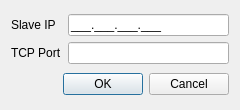
<?xml version="1.0" encoding="UTF-8"?>
<ui version="4.0">
 <class>SettingsModbusTCP</class>
 <widget class="QDialog" name="SettingsModbusTCP">
  <property name="geometry">
   <rect>
    <x>0</x>
    <y>0</y>
    <width>240</width>
    <height>110</height>
   </rect>
  </property>
  <property name="minimumSize">
   <size>
    <width>240</width>
    <height>110</height>
   </size>
  </property>
  <property name="maximumSize">
   <size>
    <width>240</width>
    <height>160</height>
   </size>
  </property>
  <property name="windowTitle">
   <string>Modbus TCP Settings</string>
  </property>
  <property name="windowIcon">
   <iconset>
    <normaloff>:/img/network-16.png</normaloff>:/img/network-16.png</iconset>
  </property>
  <property name="modal">
   <bool>true</bool>
  </property>
  <layout class="QVBoxLayout" name="verticalLayout">
   <item>
    <layout class="QGridLayout" name="gridLayout">
     <item row="1" column="0">
      <widget class="QLabel" name="lblSlaveIP">
       <property name="text">
        <string>Slave IP</string>
       </property>
      </widget>
     </item>
     <item row="2" column="0">
      <widget class="QLabel" name="lblTCPPort">
       <property name="text">
        <string>TCP Port</string>
       </property>
       <property name="alignment">
        <set>Qt::AlignLeading|Qt::AlignLeft|Qt::AlignVCenter</set>
       </property>
       <property name="buddy">
        <cstring>leTCPPort</cstring>
       </property>
      </widget>
     </item>
     <item row="2" column="1">
      <widget class="QLineEdit" name="leTCPPort">
       <property name="inputMask">
        <string/>
       </property>
       <property name="text">
        <string/>
       </property>
       <property name="maxLength">
        <number>5</number>
       </property>
      </widget>
     </item>
     <item row="1" column="1">
      <widget class="QLineEdit" name="leSlaveIP">
       <property name="inputMask">
        <string notr="true">999.999.999.999;_</string>
       </property>
      </widget>
     </item>
    </layout>
   </item>
   <item>
    <widget class="QDialogButtonBox" name="buttonBox">
     <property name="orientation">
      <enum>Qt::Horizontal</enum>
     </property>
     <property name="standardButtons">
      <set>QDialogButtonBox::Cancel|QDialogButtonBox::Ok</set>
     </property>
    </widget>
   </item>
  </layout>
 </widget>
 <resources/>
 <connections>
  <connection>
   <sender>buttonBox</sender>
   <signal>accepted()</signal>
   <receiver>SettingsModbusTCP</receiver>
   <slot>accept()</slot>
   <hints>
    <hint type="sourcelabel">
     <x>248</x>
     <y>254</y>
    </hint>
    <hint type="destinationlabel">
     <x>157</x>
     <y>274</y>
    </hint>
   </hints>
  </connection>
  <connection>
   <sender>buttonBox</sender>
   <signal>rejected()</signal>
   <receiver>SettingsModbusTCP</receiver>
   <slot>reject()</slot>
   <hints>
    <hint type="sourcelabel">
     <x>316</x>
     <y>260</y>
    </hint>
    <hint type="destinationlabel">
     <x>286</x>
     <y>274</y>
    </hint>
   </hints>
  </connection>
 </connections>
</ui>
